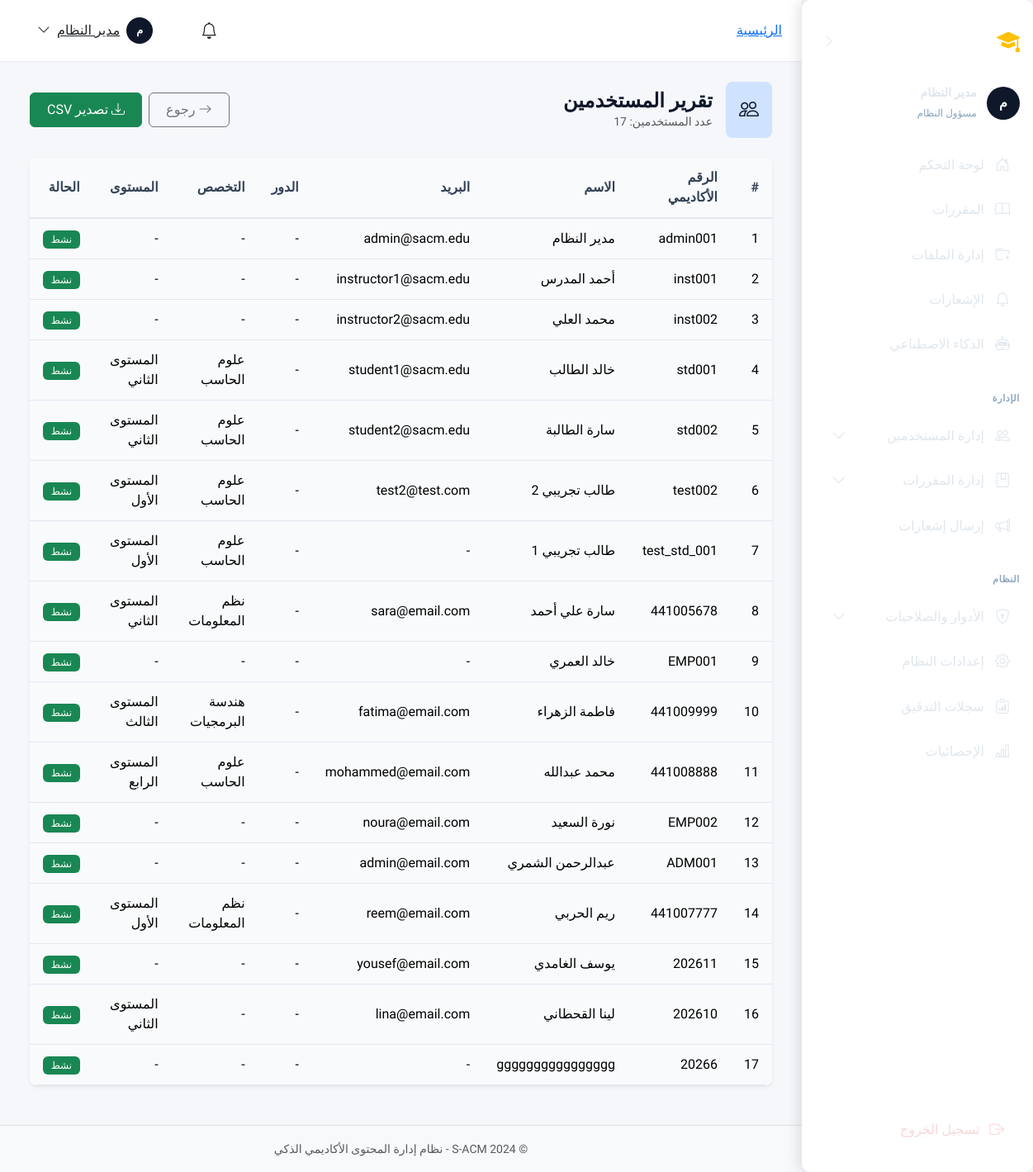
The page /reports/users/ (signed in) on the database as committed earlier.
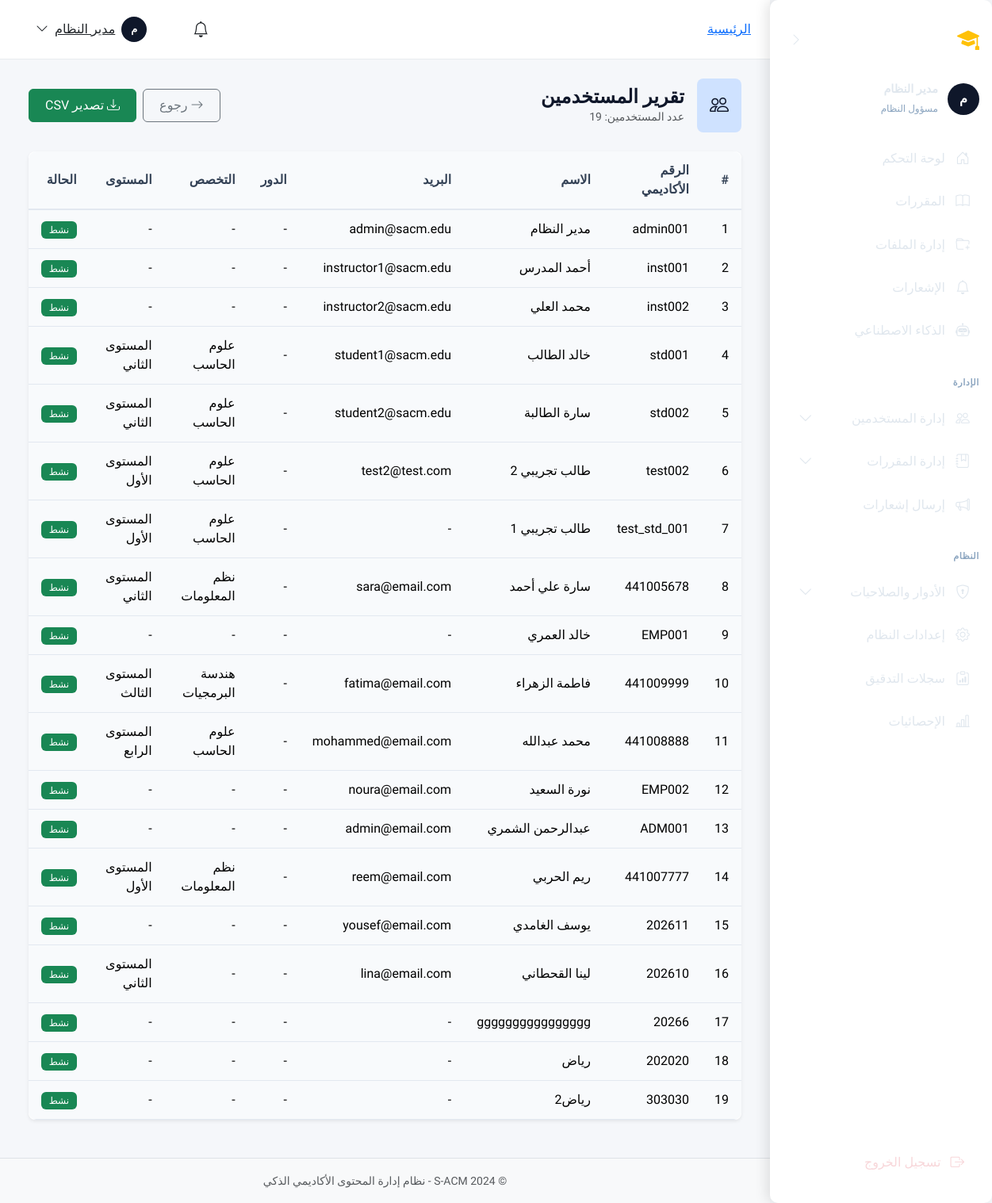
The same page on the database as committed later.
### apps/accounts/models.py (models this page shows, shortened)
class User(AbstractBaseUser, PermissionsMixin):
    ACCOUNT_STATUS_CHOICES = [
        ('inactive', 'غير مفعّل'),
        ('active', 'مفعّل'),
        ('suspended', 'موقوف'),
    ]
    academic_id = models.CharField(
        max_length=50,
        unique=True,
        verbose_name='الرقم الأكاديمي/الوظيفي',
        help_text='الرقم الأكاديمي للطالب أو الرقم الوظيفي للموظف'
    )
    id_card_number = models.CharField(
        max_length=50,
        unique=True,
        verbose_name='رقم البطاقة الشخصية',
        help_text='يستخدم للتحقق من الهوية عند التفعيل'
    )
    full_name = models.CharField(
        max_length=150,
        verbose_name='الاسم الكامل'
    )
    email = models.EmailField(
        unique=True,
        blank=True,
        null=True,
        verbose_name='البريد الإلكتروني',
        help_text='يتم تعيينه عند التفعيل'
    )
    account_status = models.CharField(
        max_length=20,
        choices=ACCOUNT_STATUS_CHOICES,
        default='inactive',
        verbose_name='حالة الحساب'
    )
    role = models.ForeignKey(
        Role,
        on_delete=models.PROTECT,
        related_name='users',
        verbose_name='الدور',
        null=True,
        blank=True
    )
    major = models.ForeignKey(
        Major,
        on_delete=models.SET_NULL,
        related_name='students',
        verbose_name='التخصص',
        null=True,
        blank=True,
        help_text='للطلاب فقط'
    )
    level = models.ForeignKey(
        Level,
        on_delete=models.SET_NULL,
        related_name='students',
        verbose_name='المستوى',
        null=True,
        blank=True,
        help_text='للطلاب فقط'
    )
    is_staff = models.BooleanField(default=False, verbose_name='موظف')
    is_active = models.BooleanField(default=True, verbose_name='نشط')
    date_joined = models.DateTimeField(default=timezone.now, verbose_name='تاريخ الانضمام')
    last_login = models.DateTimeField(null=True, blank=True, verbose_name='آخر تسجيل دخول')
    profile_picture = models.ImageField(
        upload_to='profiles/',
        blank=True,
        null=True,
        verbose_name='صورة الملف الشخصي'
    )
    phone_number = models.CharField(
        max_length=20,
        blank=True,
        null=True,
        verbose_name='رقم الهاتف'
    )
    objects = UserManager()
    USERNAME_FIELD = 'academic_id'
    REQUIRED_FIELDS = ['full_name', 'id_card_number']
    class Meta:
        db_table = 'users'
        verbose_name = 'مستخدم'
        verbose_name_plural = 'المستخدمون'
        indexes = [
            models.Index(fields=['academic_id']),
            models.Index(fields=['email']),
            models.Index(fields=['account_status']),
        ]
    def is_admin(self):
        return self.role and self.role.code == Role.ADMIN
    def is_instructor(self):
        return self.role and self.role.code == Role.INSTRUCTOR
    def is_student(self):
        return self.role and self.role.code == Role.STUDENT

class Role(models.Model):
    ADMIN = 'admin'
    INSTRUCTOR = 'instructor'
    STUDENT = 'student'
    code = models.CharField(
        max_length=50,
        unique=True,
        verbose_name='كود الدور',
        help_text='معرف فريد للدور (بالإنجليزية، مثل: admin, instructor)'
    )
    display_name = models.CharField(
        max_length=100,
        verbose_name='اسم العرض',
        help_text='الاسم الذي يظهر للمستخدم'
    )
    description = models.TextField(
        blank=True,
        null=True,
        verbose_name='وصف الدور'
    )
    is_system = models.BooleanField(
        default=False,
        verbose_name='دور نظام',
        help_text='الأدوار الافتراضية التي لا يمكن حذفها'
    )
    is_active = models.BooleanField(
        default=True,
        verbose_name='نشط'
    )
    created_at = models.DateTimeField(auto_now_add=True, verbose_name='تاريخ الإنشاء')
    updated_at = models.DateTimeField(auto_now=True, verbose_name='تاريخ التحديث')
    class Meta:
        db_table = 'roles'
        verbose_name = 'دور'
        verbose_name_plural = 'الأدوار'
        ordering = ['-is_system', 'display_name']

class Major(models.Model):
    major_name = models.CharField(
        max_length=100,
        unique=True,
        verbose_name='اسم التخصص'
    )
    description = models.TextField(
        blank=True,
        null=True,
        verbose_name='وصف التخصص'
    )
    is_active = models.BooleanField(default=True, verbose_name='نشط')
    created_at = models.DateTimeField(auto_now_add=True, verbose_name='تاريخ الإنشاء')
    class Meta:
        db_table = 'majors'
        verbose_name = 'تخصص'
        verbose_name_plural = 'التخصصات'
        ordering = ['major_name']

class Level(models.Model):
    level_name = models.CharField(
        max_length=50,
        unique=True,
        verbose_name='اسم المستوى'
    )
    level_number = models.PositiveIntegerField(
        unique=True,
        verbose_name='رقم المستوى',
        help_text='رقم ترتيبي للمستوى (1, 2, 3, 4) يستخدم في الترقية الجماعية'
    )
    description = models.TextField(
        blank=True,
        null=True,
        verbose_name='وصف المستوى'
    )
    class Meta:
        db_table = 'levels'
        verbose_name = 'مستوى'
        verbose_name_plural = 'المستويات'
        ordering = ['level_number']

### apps/reports/views.py (the view)
# urls.py: path('users/', views.UsersReportView.as_view(), name='users_report'),
class UsersReportView(AdminRequiredMixin, TemplateView):
    template_name = 'reports/users_report.html'
    def get_context_data(self, **kwargs):
        context = super().get_context_data(**kwargs)
        context['users'] = User.objects.all().select_related('role', 'major', 'level')
        context['total'] = User.objects.count()
        return context

### templates/reports/users_report.html (shortened to what this page needs)
{% extends 'layouts/dashboard_base.html' %}
{% load static %}
{% block dashboard_content %}
<div class="container-fluid">
    <div
        class="d-flex flex-column flex-md-row justify-content-between align-items-start align-items-md-center mb-4 gap-3">
        <div class="d-flex align-items-center gap-3">
            <div class="page-icon bg-primary-subtle text-primary rounded-3 p-3">
                <i class="bi bi-people fs-4"></i>
            </div>
            <div>
                <h4 class="mb-0 fw-bold">تقرير المستخدمين</h4>
                <p class="text-muted mb-0 small">عدد المستخدمين: {{ total }}</p>
            </div>
        </div>
        <div class="d-flex gap-2">
            <a href="{% url 'reports:index' %}" class="btn btn-outline-secondary">
                <i class="bi bi-arrow-right me-1"></i>رجوع
            </a>
            <form method="post" action="{% url 'reports:export' %}" class="d-inline">
                <button type="submit" class="btn btn-success">
                    <i class="bi bi-download me-1"></i>تصدير CSV
                </button>
            </form>
        </div>
    </div>
    <div class="card border-0 shadow-sm">
        <div class="table-responsive">
            <table class="table table-hover mb-0">
                <thead class="table-light">
                    <tr>
                        <th>#</th>
                        <th>الرقم الأكاديمي</th>
                        <th>الاسم</th>
                        <th>البريد</th>
                        <th>الدور</th>
                        <th>التخصص</th>
                        <th>المستوى</th>
                        <th>الحالة</th>
                    </tr>
                </thead>
                <tbody>
                    {% for user in users %}
                    <tr>
                        <td>{{ forloop.counter }}</td>
                        <td>{{ user.academic_id }}</td>
                        <td>{{ user.full_name }}</td>
                        <td>{{ user.email|default:'-' }}</td>
                        <td>{{ user.role.role_name|default:'-' }}</td>
                        <td>{{ user.major.major_name|default:'-' }}</td>
                        <td>{{ user.level.level_name|default:'-' }}</td>
                        <td>
                            {% if user.is_active %}
                            <span class="badge bg-success">نشط</span>
                            {% else %}
                            <span class="badge bg-secondary">غير نشط</span>
                            {% endif %}
                        </td>
                    </tr>
                    {% empty %}
                    <tr>
                        <td colspan="8" class="text-center text-muted py-4">لا يوجد مستخدمين</td>
                    </tr>
                    {% endfor %}
                </tbody>
            </table>
        </div>
    </div>
</div>
{% endblock %}

### templates/layouts/dashboard_base.html (shortened to what this page needs)
{% extends 'base.html' %}
{% load static %}
{% load permissions %}
{% block extra_css %}
<link href="{% static 'css/sidebar.css' %}" rel="stylesheet">
<link href="{% static 'css/dashboard.css' %}" rel="stylesheet">
{% endblock %}
{% block body_class %}dashboard-page{% endblock %}
{% block content %}
<div class="dashboard-layout">
    {% include 'components/sidebar.html' %}
    <div class="dashboard-content">
        <header class="dashboard-navbar">
            {% block breadcrumb %}
            <nav aria-label="breadcrumb" class="d-none d-md-block">
                <ol class="breadcrumb mb-0">
                    <li class="breadcrumb-item"><a href="{% url 'core:dashboard' %}">الرئيسية</a></li>
                </ol>
            </nav>
            {% endblock %}
            <div class="d-flex align-items-center gap-3 ms-auto">
                <div class="dropdown">
                    <a class="btn btn-link position-relative text-dark" href="#" data-bs-toggle="dropdown">
                        <i class="bi bi-bell fs-5"></i>
                    </a>
                </div>
                <div class="dropdown">
                    <a class="btn btn-link text-dark d-flex align-items-center gap-2" href="#"
                        data-bs-toggle="dropdown">
                        <div class="avatar-circle bg-primary text-white"
                            style="width: 32px; height: 32px; font-size: 0.8rem;">
                            {{ request.user.full_name|slice:":1"|upper }}
                        </div>
                        <span class="d-none d-lg-inline">{{ request.user.full_name|truncatechars:15 }}</span>
                        <i class="bi bi-chevron-down"></i>
                    </a>
                </div>
            </div>
        </header>
        <main class="flex-grow-1 p-4" id="main-content">
            {% block dashboard_content %}{% endblock %}
        </main>
        <footer class="dashboard-footer text-center py-3 border-top bg-light">
            <small class="text-muted">© 2024 S-ACM - نظام إدارة المحتوى الأكاديمي الذكي</small>
        </footer>
    </div>
</div>
{% endblock %}

### templates/base.html (shortened to what this page needs)
{% load static %}
<!DOCTYPE html>
<html lang="ar" dir="rtl">
<head>
    <link href="https://cdn.jsdelivr.net/npm/bootstrap@5.3.2/dist/css/bootstrap.rtl.min.css" rel="stylesheet">
    <link href="https://cdn.jsdelivr.net/npm/bootstrap-icons@1.11.1/font/bootstrap-icons.css" rel="stylesheet">
    <link href="{% static 'css/style.css' %}" rel="stylesheet">
    {% block extra_css %}{% endblock %}
</head>
<body class="{% block body_class %}{% endblock %}" hx-boost="true">
    <main class="{% block main_class %}container py-4{% endblock %}">
        {% block content %}{% endblock %}
    </main>
</body>
</html>

### templates/components/sidebar.html (shortened to what this page needs)
{% load permissions %}
<aside class="sidebar d-none d-md-flex" id="desktopSidebar" data-collapsed="false">
    <div class="sidebar-header">
        <a href="{% url 'core:home' %}" class="sidebar-brand">
            <i class="bi bi-mortarboard-fill brand-icon"></i>
            <span class="brand-text">S-ACM</span>
        </a>
        <button type="button" class="btn btn-link sidebar-toggle" id="sidebarToggle" aria-label="طي القائمة">
            <i class="bi bi-chevron-right toggle-icon"></i>
        </button>
    </div>
    <div class="sidebar-user">
        <div class="avatar-circle bg-primary text-white">
            {{ request.user.full_name|slice:":1"|upper }}
        </div>
        <div class="user-info">
            <div class="user-name">{{ request.user.full_name|truncatechars:20 }}</div>
            <small class="user-role">{{ user_role|default:"مستخدم" }}</small>
        </div>
    </div>
    <nav class="sidebar-nav flex-grow-1">
        {% include 'components/_sidebar_menu.html' with collapsed=False %}
    </nav>
    <div class="sidebar-footer">
        <a href="{% url 'accounts:logout' %}" class="sidebar-link logout-link">
            <i class="bi bi-box-arrow-right"></i>
            <span class="link-text">تسجيل الخروج</span>
        </a>
    </div>
</aside>

### templates/components/_sidebar_menu.html (shortened to what this page needs)
{% load permissions %}
<ul class="nav flex-column sidebar-menu">
    {% for item in menu_items %}
        {% if item.is_divider %}
            <li class="nav-item sidebar-separator">
                <hr class="my-2 opacity-25">
            </li>
        {% elif 'separator' in item.code %}
            <li class="nav-item sidebar-separator">
                <span class="separator-text">{{ item.label|default:item.title|slice:"4:-4" }}</span>
            </li>
        {% elif item.children %}
            <li class="nav-item has-submenu">
                <a class="nav-link sidebar-link" data-bs-toggle="collapse" href="#submenu-{{ item.code }}" role="button"
                    aria-expanded="false">
                    <i class="bi {{ item.icon }} link-icon"></i>
                    <span class="link-text">{{ item.label|default:item.title }}</span>
                    <i class="bi bi-chevron-down submenu-arrow"></i>
                </a>
            </li>
        {% else %}
            <li class="nav-item">
                {% with item_url=item.url|default:item.get_url %}
                <a class="nav-link sidebar-link {% if request.path == item_url or request.path|slice:':20' == item_url|slice:':20' %}active{% endif %}"
                    href="{{ item_url }}" >
                    <i class="bi {{ item.icon }} link-icon"></i>
                    <span class="link-text">{{ item.label|default:item.title }}</span>
                </a>
                {% endwith %}
            </li>
        {% endif %}
    {% endfor %}
</ul>

Rows that differ between the two databases and show on the page:
added User: academic_id "202020", full_name "رياض", email "-", role.role_name "-", major.major_name "-", level.level_name "-", is_active "نشط"
added User: academic_id "303030", full_name "رياض2", email "-", role.role_name "-", major.major_name "-", level.level_name "-", is_active "نشط"
Other text that changed with them:
{{ total }}: "17" → "19"
